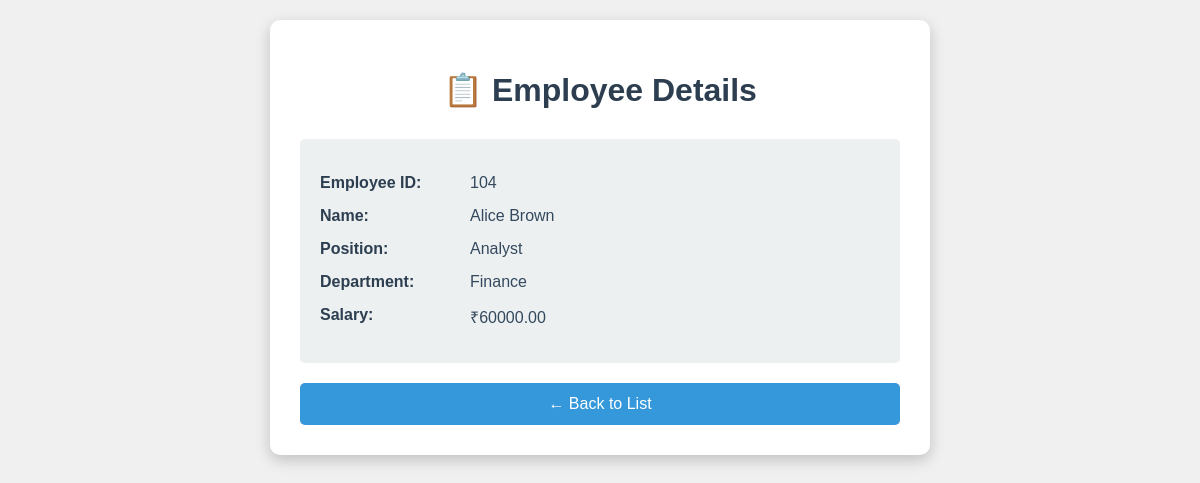
The page /employee/104/ on the database its author committed.
### employees/models.py (models this page shows, shortened)
class Employee(models.Model):
    emp_id = models.IntegerField(unique=True)
    name = models.CharField(max_length=100)
    position = models.CharField(max_length=100)
    department = models.CharField(max_length=100)
    salary = models.DecimalField(max_digits=10, decimal_places=2)

### employees/views.py (the view)
# urls.py: path('employee/<int:emp_id>/', views.employee_detail, name='employee_detail'),
def employee_detail(request, emp_id):
    employee = Employee.objects.get(emp_id=emp_id)
    return render(request, 'employees/employee_detail.html', {'employee': employee})

### employees/templates/employees/employee_detail.html (shortened to what this page needs)
<!DOCTYPE html>
<html>
<head>
</head>
<body>
    <div class="container">
        <h1>📋 Employee Details</h1>
        <div class="detail-card">
            <div class="detail-row">
                <span class="label">Employee ID:</span>
                <span class="value">{{ employee.emp_id }}</span>
            </div>
            <div class="detail-row">
                <span class="label">Name:</span>
                <span class="value">{{ employee.name }}</span>
            </div>
            <div class="detail-row">
                <span class="label">Position:</span>
                <span class="value">{{ employee.position }}</span>
            </div>
            <div class="detail-row">
                <span class="label">Department:</span>
                <span class="value">{{ employee.department }}</span>
            </div>
            <div class="detail-row">
                <span class="label">Salary:</span>
                <span class="value">₹{{ employee.salary }}</span>
            </div>
        </div>
        <a href="{% url 'employee_list' %}" class="back-btn">← Back to List</a>
    </div>
</body>
</html>

### employees/templates/employees/employee_detail.html (style rules this page uses)
body { font-family: Arial; background: #f0f0f0; padding: 20px; margin: 0; }
.container { max-width: 600px; margin: 0 auto; background: white; padding: 30px; border-radius: 10px; box-shadow: 0 5px 15px rgba(0,0,0,0.2); }
h1 { color: #2c3e50; text-align: center; margin-bottom: 30px; }
.detail-card { background: #ecf0f1; padding: 20px; border-radius: 5px; margin: 20px 0; }
.detail-row { margin: 15px 0; display: flex; }
.label { font-weight: bold; color: #2c3e50; width: 150px; }
.value { color: #34495e; }
.back-btn { display: block; text-align: center; margin-top: 20px; padding: 12px; background: #3498db; color: white; text-decoration: none; border-radius: 5px; }

### rows shown on the page
Employee: emp_id "104", name "Alice Brown", position "Analyst", department "Finance", salary "60000.00"
